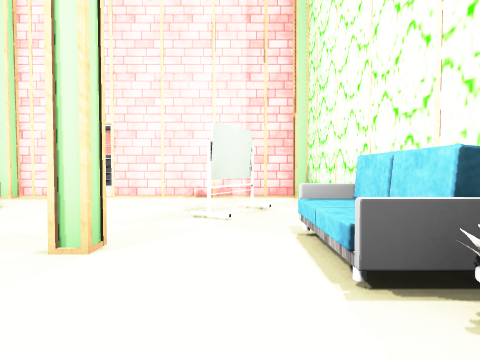
View 1 (above)

16 first-person views from a walk through a Unity game level. The camera is 1.2 m above the floor, tilts 2° down and sees 75° across. Doors are open. The floor is counted in squares, 2 m on a side. Each view is taken from the middle of a square. On the plan, view 1 faces up. The plan holds only what a view shows up to about 9 squares ahead; the rest is blank. The place goes on beyond the plan. The player character is not drawn. Some surface patterns are stand-ins.

View 2
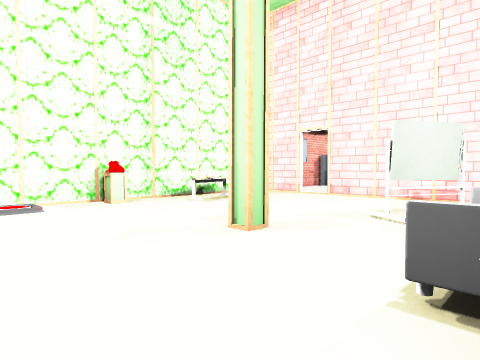

View 3
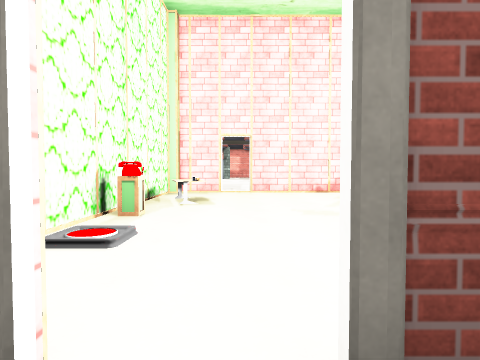

View 4
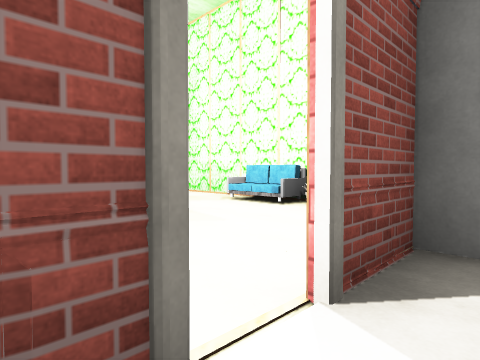

View 5
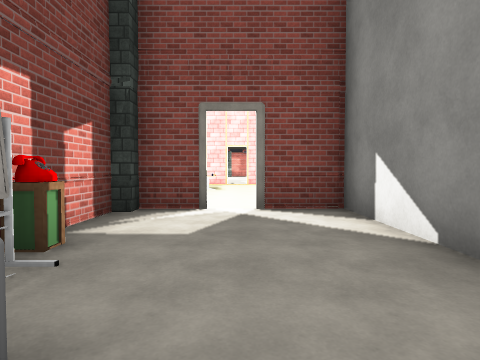

View 6
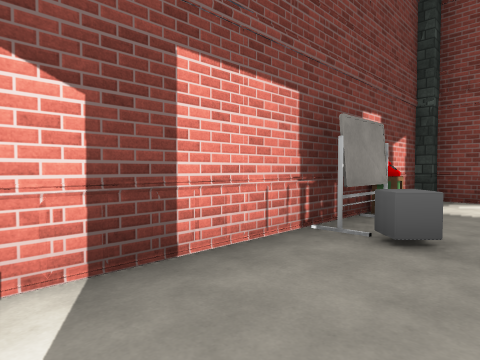

View 7
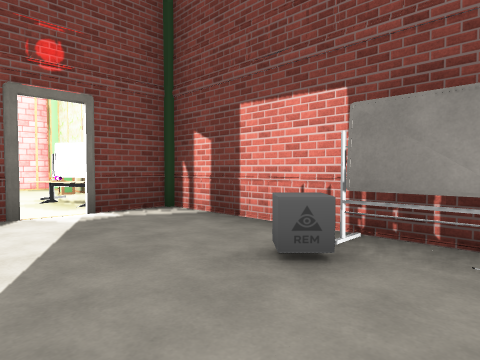

View 8
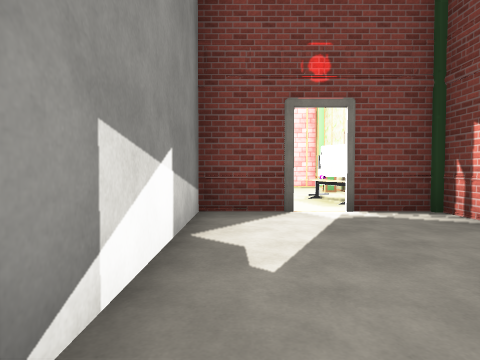

View 9
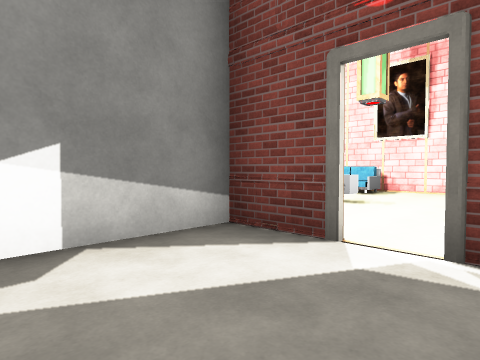

View 10
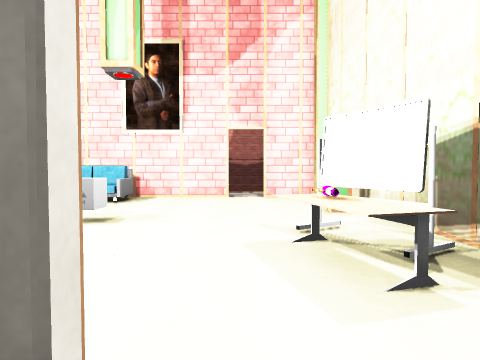

View 11
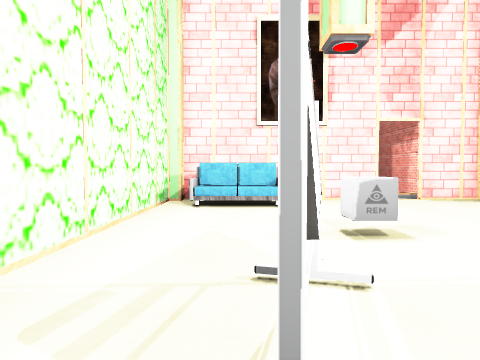

View 12
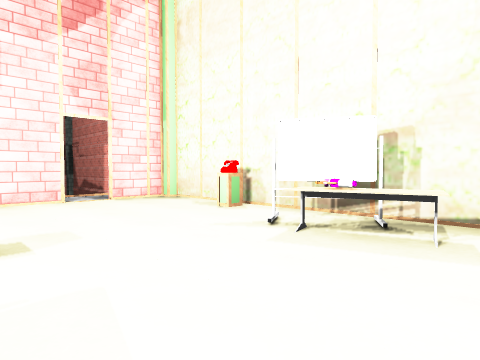

View 13
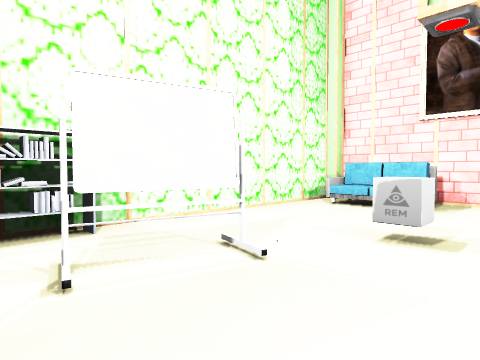

View 14
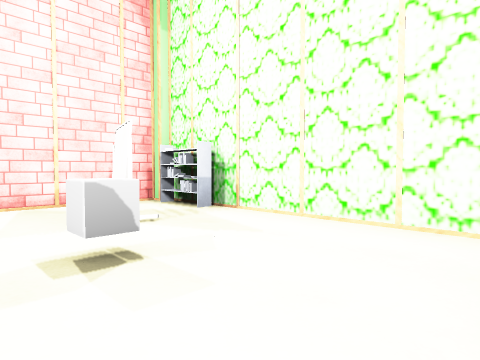

View 15
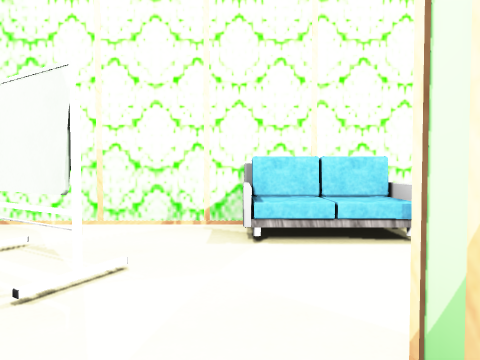

View 16
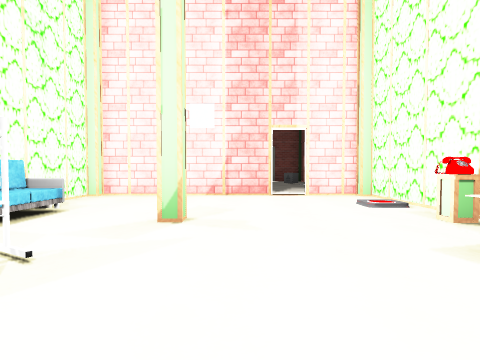

### Floor plan
Points are (right, up) in squares from view 1. A wall is a line through its corners. A room is listed if a view was taken in it or the views show most of it. See-through windows are left out.
Room 1 (views 1, 2, 15, 16)
walls: (0.5, 6.6) (-2.8, 6.6); (1.4, -0.5) (1.4, 6.4); (-3.5, 6.6) (-4.5, 6.6); (-2.8, -1.2) (1.1, -1.2); (-4.8, 6.4) (-4.8, -1.1); (-4.8, -1.2) (-3.5, -1.2)
ways out: open door at (-3, -1) to room 2; open door at (-3.5, 6.5)
objects: other object (-5, 2); other object (-4, 4); other object (-4, 5); other object (0, 4) to (0, 5); other object (1, 1); other object (1, 2) to (1, 3)
Room 2 (views 3, 4, 5, 6, 7, 8, 9, 10)
walls: (-4.8, -4.4) (-4.8, -8.4); (-2.7, -8.4) (-1.4, -8.4); (-3.5, -1.3) (-4.6, -1.3); (-1.4, -8.5) (-1.4, -1.2); (-4.9, -8.4) (-3.5, -8.4); (-1.4, -1.3) (-2.8, -1.3); (-4.8, -1.1) (-4.8, -3.6)
low walls: (-4.7, -4.5) (-4.9, -5.4) (-4.8, -6); (-4.8, -4.6) (-4.7, -5.3); (-4.6, -6.1) (-4.9, -8.4); (-4.9, -6.6) (-4.7, -8.3); (-2.3, -8.3) (-1.4, -8.5); (-2.4, -8.5) (-1.4, -8.3); (-4.3, -8.4) (-3.8, -8.4); (-3.9, -1.3) (-4.4, -1.3); (-3.9, -1.3) (-4.4, -1.2); (-1.4, -1.4) (-2.4, -1.3); (-1.4, -1.2) (-2.5, -1.3)
ways out: open door at (-3, -1) to room 1; open door at (-3.5, -9) to room 3
objects: other object (-5, -2); other object (-4, -5)
Room 3 (views 11, 12, 13, 14)
walls: (-4.8, -13.4) (-4.8, -15.2) (-3.5, -15.2); (-2.8, -15.2) (1.4, -15.2) (1.4, -8.8); (0.9, -9.9) (1.1, -9.4); (1.1, -10.1) (1.1, -8.5) (-1.4, -8.5); (1, -9.8) (0.9, -9.2); (-4.8, -9.5) (-4.8, -12.5); (1.2, -9.8) (1, -9.5) (1.1, -9.2); (1.4, -10.1) (1.1, -10.1) (0.8, -9.2)
ways out: open door at (-3.5, -9) to room 2; open door at (-3, -15)
objects: other object (-4, -11); other object (-4, -10); other object (0, -14) to (1, -14); other object (0, -10)

Where each view was taken, in squares from view 1:
view 1: 0 up, 0 right, facing up
view 2: 0 up, 1 right, facing up-left
view 3: 2 down, 3 left, facing up
view 4: 2 down, 4 left, facing up-right
view 5: 6 down, 3 left, facing up
view 6: 8 down, 3 left, facing up-left
view 7: 4 down, 2 left, facing down-left
view 8: 4 down, 2 left, facing down
view 9: 6 down, 4 left, facing down-right
view 10: 8 down, 3 left, facing down
view 11: 9 down, 0 right, facing down
view 12: 9 down, 1 left, facing down-left
view 13: 9 down, 2 left, facing down-right
view 14: 14 down, 2 left, facing up-right
view 15: 3 up, 2 left, facing right
view 16: 6 up, 2 left, facing down
